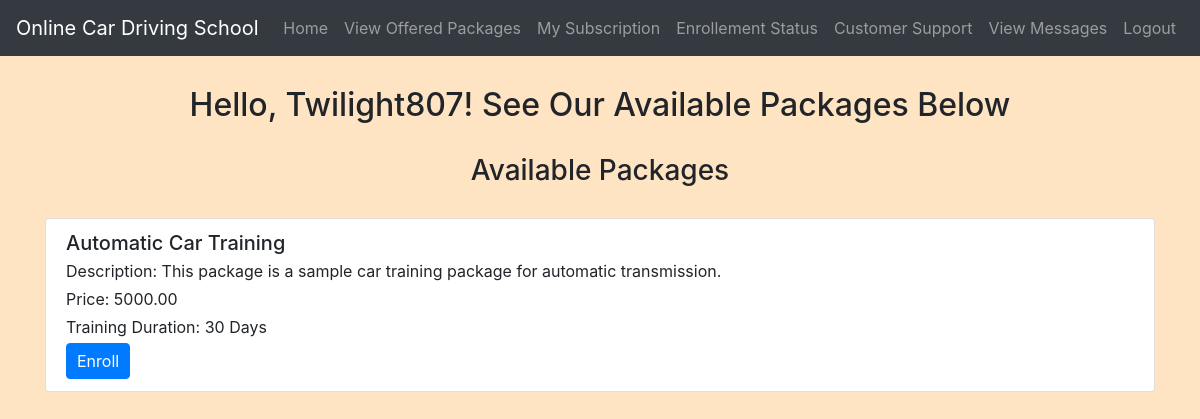
Screenshot of /packages.php (signed in) with the database file from the repository.
### tables this page shows
CREATE TABLE `packages` (
  `package_id` int(11) NOT NULL,
  `package_name` varchar(255) NOT NULL,
  `description` text DEFAULT NULL,
  `price` decimal(10,2) NOT NULL,
  `training_duration` varchar(50) DEFAULT NULL,
  `date_created` date DEFAULT NULL
);

### packages.php (the view, shortened to what this page needs)
<?php
include('config.php');
$user_id = $_SESSION["id"];
$sql = "SELECT id, username, email, age FROM users WHERE id = ?";
$stmt = mysqli_prepare($conn, $sql);
mysqli_stmt_bind_param($stmt, "i", $user_id);
mysqli_stmt_execute($stmt);
mysqli_stmt_bind_result($stmt, $fetched_id, $username, $email, $age);
?>
<!DOCTYPE html>
<html>
<head>
    <link rel="stylesheet" href="https://maxcdn.bootstrapcdn.com/bootstrap/4.5.2/css/bootstrap.min.css">
    <link rel="stylesheet" href="./css/style.css">
</head>
<body>
<?php include('navbar.php'); ?>
    <div class="container mt-4">
        <h2>Hello, <?php echo $username; ?>! See Our Available Packages Below</h2>
        <h3 class="mt-4">Available Packages</h3>
        <?php
        $selectPackagesSql = "SELECT * FROM Packages";
        $packagesResult = $conn->query($selectPackagesSql);
        if ($packagesResult->num_rows > 0) {
            echo "<div class='list-group'>";
            while ($packageRow = $packagesResult->fetch_assoc()) {
                echo "<div class='list-group-item'>";
                echo "<h5 class='mb-1'>" . $packageRow['package_name'] . "</h5>";
                echo "<p class='mb-1'>Description: " . $packageRow['description'] . "</p>";
                echo "<p class='mb-1'>Price: " . $packageRow['price'] . "</p>";
                echo "<p class='mb-1'>Training Duration: " . $packageRow['training_duration'] . "</p>";
                echo "<a href='enroll.php?package_id=" . $packageRow['package_id'] . "' class='btn btn-primary'>Enroll</a>";
                echo "</div>";
            }
            echo "</div>";
        } else {
            echo "<p>No packages available.</p>";
        }
        ?>
    </div>
</body>
</html>

### css/style.css (style rules this page uses)
body { background-color: bisque; }
h1, h2, h3, h4 { text-align: center; margin-top: 30px; margin-bottom: 30px; }
.btn-primary { padding: 5px 10px; }

### rows the page displays
packages: package_name "Automatic Car Training", description "This package is a sample car training package for automatic transmission.", price "5000.00", training_duration "30 Days"

### other values shown
$username "Twilight807"
